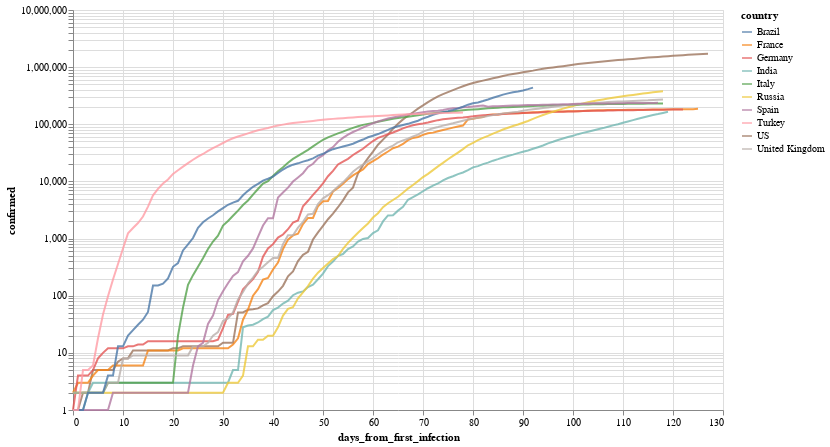

Notebook code for this chart:
### Markdown cell above
Por ejemplo, evolución (interactiva!) de los paises con mas infectados

### Code cell
total_confirmed_by_country = global_df.groupby('country').confirmed.max().sort_values(ascending=False)
selected_countries = total_confirmed_by_country[total_confirmed_by_country > 1000].index

plot_df = global_df[
    (global_df.confirmed > 0) & 
    (global_df.country.isin(selected_countries[:10]))
].sort_values('date')

selection = alt.selection_multi(
    fields=['country'], 
    bind='legend', 
    init=[{'country': c} for c in selected_countries[:10]]
)


(
    alt.Chart(plot_df)
       .mark_line()
       .encode(
           x='days_from_first_infection', 
           y=alt.Y('confirmed', scale=alt.Scale(type='log')), 
           color='country',
           opacity=alt.condition(selection, alt.value(.8), alt.value(.05))
       ).add_selection(selection)
        .properties(width=650, height=400)
       
)

### Figure 1 — Vega-Lite specification as saved in the notebook (floating-point values rounded to 4 significant figures; data arrays with more than 128 entries replaced by an {"elided": "..."} marker saying what was removed)
{"config": {"view": {"continuousWidth": 400, "continuousHeight": 300}}, "data": {"name": "data-e58d852aa69979ff66b83ab78e3bf4bb"}, "mark": "line", "encoding": {"color": {"type": "nominal", "field": "country"}, "opacity": {"condition": {"value": 0.8, "selection": "selector001"}, "value": 0.05}, "x": {"type": "quantitative", "field": "days_from_first_infection"}, "y": {"type": "quantitative", "field": "confirmed", "scale": {"type": "log"}}}, "height": 400, "selection": {"selector001": {"type": "multi", "fields": ["country"], "bind": "legend", "init": [{"country": "US"}, {"country": "Brazil"}, {"country": "Russia"}, {"country": "United Kingdom"}, {"country": "Spain"}, {"country": "Italy"}, {"country": "France"}, {"country": "Germany"}, {"country": "India"}, {"country": "Turkey"}]}}, "width": 650, "$schema": "https://vega.github.io/schema/vega-lite/v4.8.1.json", "datasets": {"data-e58d852aa69979ff66b83ab78e3bf4bb": {"elided": "1144 records"}}}
